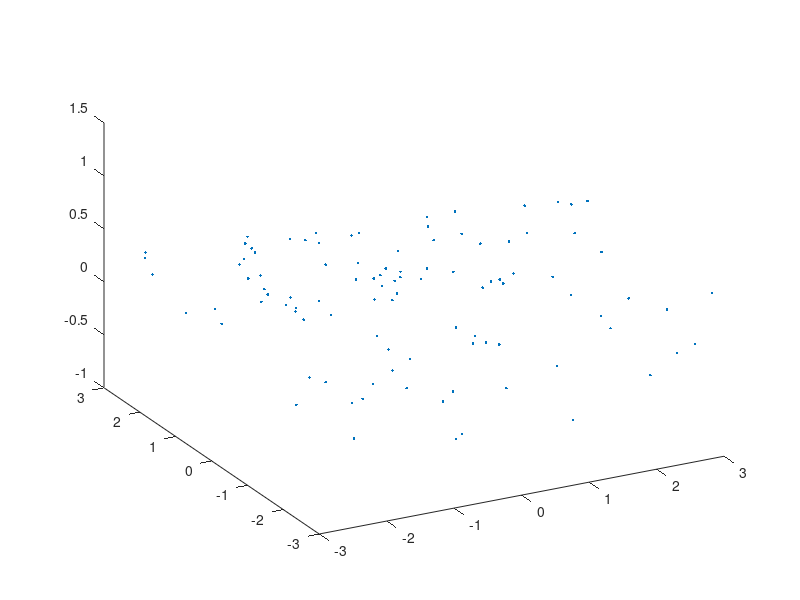

This figure's MATLAB source:
clcclear#clfxy = rand(100,2)*6-3;z = peaks(xy(:,1),xy(:,2)) + 0.5-rand(100,1);A = [xy z];plot3(A(:,1), A(:,2), A(:,3), '.')view(-28,32)disp('finish')